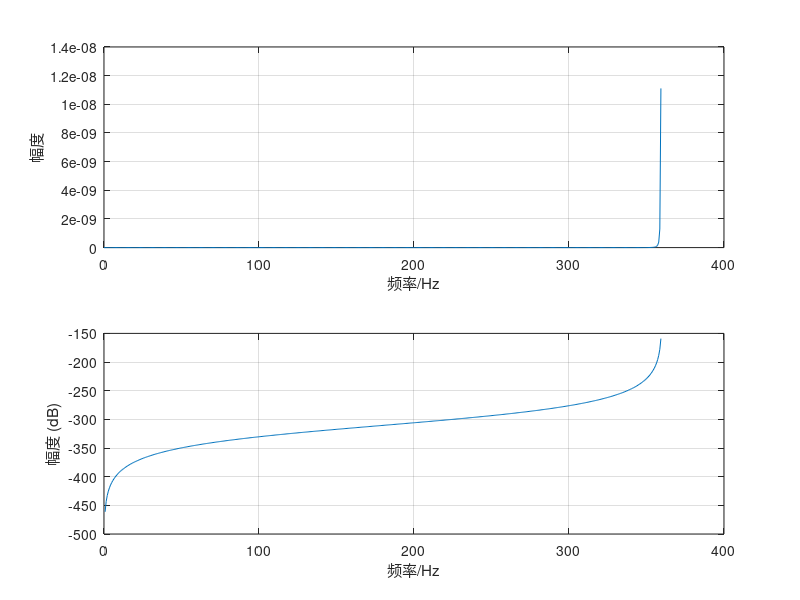

The MATLAB source for this figure:
% 定义数字带通滤波器的设计参数
Fs = 720;       % 采样频率 (Hz)
w1 = 2*Fs*tan(2*pi*60/(2*Fs)); % 计算模拟通带下截止频率 (60 Hz)，使用预扭曲公式 w' = 2*Fs*tan(ω/2)
w2 = 2*Fs*tan(2*pi*300/(2*Fs)); % 计算模拟通带上截止频率 (300 Hz)，使用预扭曲公式 w' = 2*Fs*tan(ω/2)
w4 = 2*Fs*tan(2*pi*320/(2*Fs)); % 计算模拟阻带上截止频率 (320 Hz)，使用预扭曲公式 w' = 2*Fs*tan(ω/2)
w3 = 2*Fs*tan(2*pi*40/(2*Fs));  % 计算模拟阻带下截止频率 (40 Hz)，使用预扭曲公式 w' = 2*Fs*tan(ω/2)
wp = [w1 w2];   % 模拟通带频率范围 [w1, w2]，用于后续滤波器设计
ws = [w3 w4];   % 模拟阻带频率范围 [w3, w4]，用于后续滤波器设计
Rp = 3;         % 通带最大允许纹波 (dB)
Rs = 10;        % 阻带最小衰减 (dB)

% 把模拟滤波器的参数转换为数字滤波器参数
[N, Wn] = buttord(wp, ws, Rp, Rs, 's'); % 计算巴特沃斯模拟带通滤波器的阶数 N 和归一化截止频率 Wn，'s' 表示模拟域
disp(N);        % 输出滤波器阶数 N

% 构建巴特沃斯模拟带通滤波器
[b, a] = butter(N, Wn, 's'); % 生成阶数为 N 的模拟带通滤波器，'s' 表示模拟域

% 使用双线性变换将模拟滤波器转换为数字滤波器
[bz, az] = bilinear(b, a, Fs); % 将模拟滤波器系数 (b, a) 转换为数字滤波器系数 (bz, az)，Fs 为采样频率

% 计算数字滤波器的频率响应
[H, W] = freqz(bz, az); % 计算数字滤波器的频率响应，H 为复频率响应，W 为归一化频率 (弧度/采样点)

% 显示数字滤波器的分子和分母系数
disp(bz);       % 输出数字滤波器分子多项式系数
disp(az);       % 输出数字滤波器分母多项式系数

% 绘制频率响应图
subplot(2,1,1); % 创建 2 行 1 列的子图，选择第一个子图
plot(W*Fs/(2*pi), abs(H)); % 绘制线性幅度响应，横轴为实际频率 (Hz)，W*Fs/(2*pi) 将归一化频率转换为 Hz
grid on;        % 显示网格线
xlabel('频率/Hz'); % 横轴标签
ylabel('幅度'); % 纵轴标签

subplot(2,1,2); % 选择第二个子图
plot(W*Fs/(2*pi), 20*log10(abs(H))); % 绘制 dB 幅度响应，横轴为实际频率 (Hz)
grid on;        % 显示网格线
xlabel('频率/Hz'); % 横轴标签
ylabel('幅度 (dB)'); % 纵轴标签